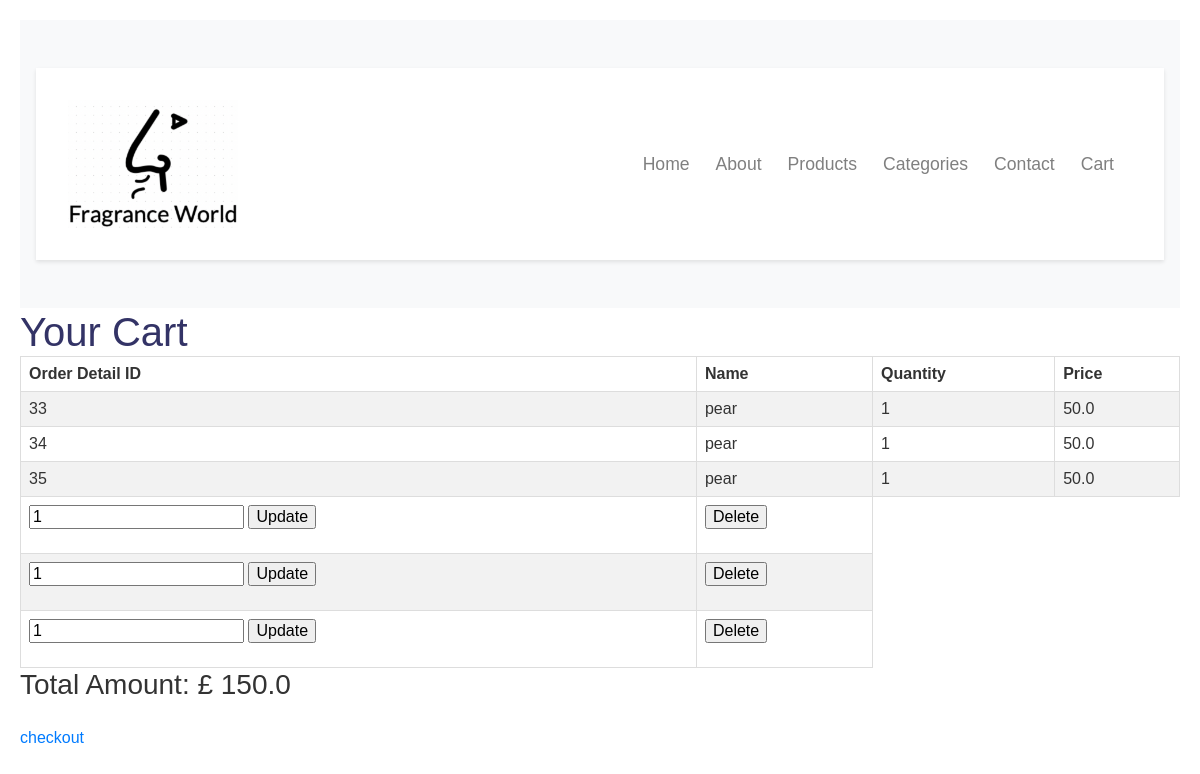
/cart, run on an earlier commit of the app's database.
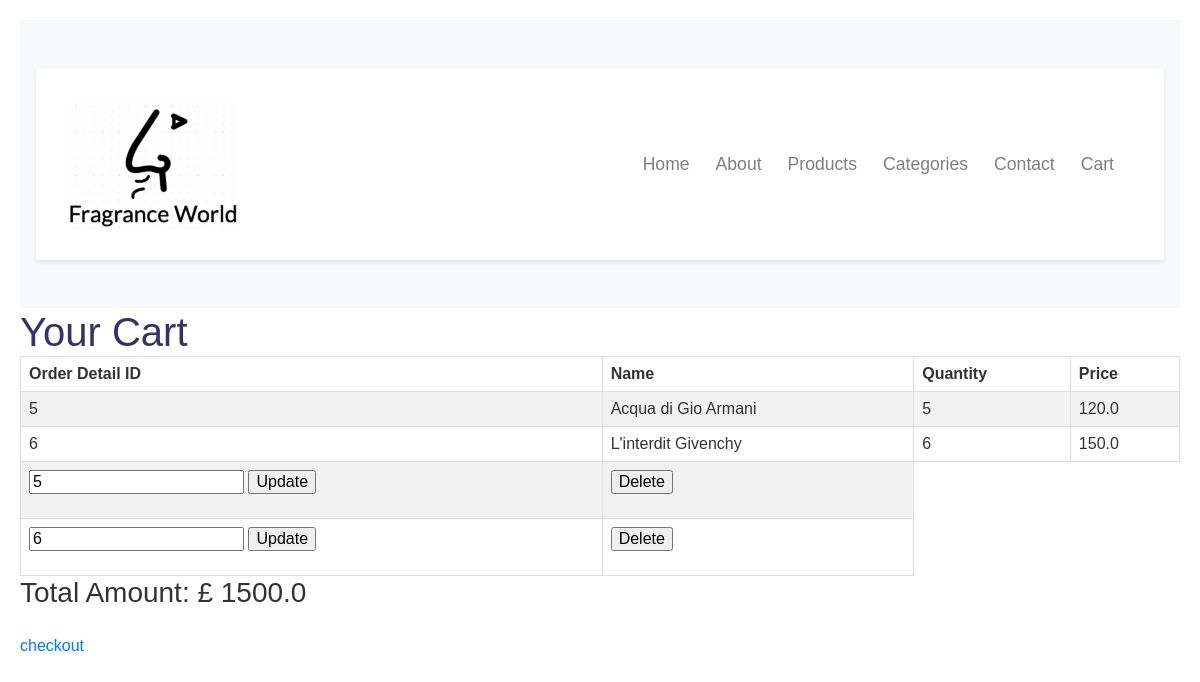
And on a later commit of the database.
### application/models.py (models this page shows)
class Order_detail(db.Model):
    order_detail_id = db.Column(db.Integer, primary_key=True)
    order_id = db.Column(db.Integer, db.ForeignKey('order.order_id'), nullable=False)
    product_id = db.Column(db.Integer, db.ForeignKey('product.product_id'), nullable=False)
    quantity = db.Column(db.Integer, nullable = False)
    price = db.Column(db.Float, nullable=False)

class Product(db.Model):
    product_id = db.Column(db.Integer, primary_key=True)
    name = db.Column(db.String(30), nullable=False)
    description = db.Column(db.String(500), nullable=False)
    price = db.Column(db.Float)
    stock_quantity = db.Column(db.Integer)
    order_details = db.relationship('Order_detail', backref='product')

### application/routes.py (the view)
@app.route('/cart')
def cart():
    all_product = Product.query.all()
    all_orders = Order_detail.query.all()
    total_amount = sum([order.quantity * order.price for order in all_orders])
    return render_template('cart.html', all_orders=all_orders, total_amount=total_amount, all_product=all_product)

### application/templates/cart.html (shortened to what this page needs)
<html>
  <head>
    <link rel="stylesheet" href="https://maxcdn.bootstrapcdn.com/bootstrap/4.0.0/css/bootstrap.min.css">
    <link rel="stylesheet" href="\static\style.css">
    <link href="\static\style.css" rel="stylesheet">
  </head>
  <body>
       <nav class="navbar navbar-expand-md navbar-light bg-light sticky-top">
        <div class="container">
            <a class="navbar-logo" href="#"><img src="\static\fragrance-world-logo.png"></a>
            <div class="collapse navbar-collapse" id="navbarNav">
                <ul class="navbar-nav ml-auto">
                    <li class="nav-item">
                        <a class="nav-link" href="{{ url_for('home') }}">Home</a>
                    </li>
                    <li class="nav-item">
                        <a class="nav-link" href="{{ url_for('about') }}">About</a>
                    </li>
                    <li class="nav-item">
                        <a class="nav-link" href="{{ url_for('products') }}">Products</a>
                    </li>
                    <li class="nav-item">
                        <a class="nav-link" href="{{ url_for('categories') }}">Categories</a>
                    </li>
                    <li class="nav-item">
                        <a class="nav-link" href="{{ url_for('contact') }}">Contact</a>
                    </li>
                    <li class="nav-item">
                        <a class="nav-link" href="{{ url_for('cart') }}">Cart</a>
                    </li>
                </ul>
            </div>
        </div>
    </nav>
    <!DOCTYPE html>
    <html lang="en">
    <head>
    </head>
    <body>
    <h1>Your Cart</h1>
    <table>
    <tr>
    <th>Order Detail ID</th>
    <th>Name</th>
    <th>Quantity</th>
    <th>Price</th>
    </tr>
     <tr>
           {% for order in all_orders %}
    <td>{{ order.order_detail_id }}</td>
    <td>
            {% for product in all_product %}
            {% if product.product_id == order.product_id %}
                {{product.name}}
            {% endif %}
            {% endfor %}
    </td>
    <td>{{ order.quantity }}</td>
    <td>{{ order.price }}</td>
    </tr>
            {% endfor %}
                    {% for order in all_orders %}
            <tr>
            <td>
            <form action="{{ url_for('update_quantity', order_detail_id=order.order_detail_id) }}" method="post">
            <input type="number" name="new_quantity" value="{{ order.quantity }}" min="1">
            <input type="submit" value="Update">
            </form>
            </td>
            <td>
            <form action="{{ url_for('delete_item', order_detail_id=order.order_detail_id) }}" method="post">
            <input type="submit" value="Delete">
            </form>
            </td>
            </tr>
            {% endfor %}
    </table>
    <h3>Total Amount: £ {{ total_amount }}</h3> <br>
    <div>
    <a href="{{ url_for('shipping') }}">checkout</a>
    </div>
    </body>
    </html>
  </body>
</html>

What changed in the data, as far as the page shows it:
removed Order_detail: order_detail_id "33", quantity "1", price "50.0", new_quantity "1"
removed Product: name "pear"
removed Order_detail: order_detail_id "34", quantity "1", price "50.0", new_quantity "1"
removed Order_detail: order_detail_id "35", quantity "1", price "50.0", new_quantity "1"
added Order_detail: order_detail_id "5", quantity "5", price "120.0", new_quantity "5"
now on this page (row edited): Product: name "Acqua di Gio Armani", shown under "5"
added Order_detail: order_detail_id "6", quantity "6", price "150.0", new_quantity "6"
added Product: name "L'interdit Givenchy", shown under "6"
Also different on the page:
{{ total_amount }}: "150.0" → "1500.0"
